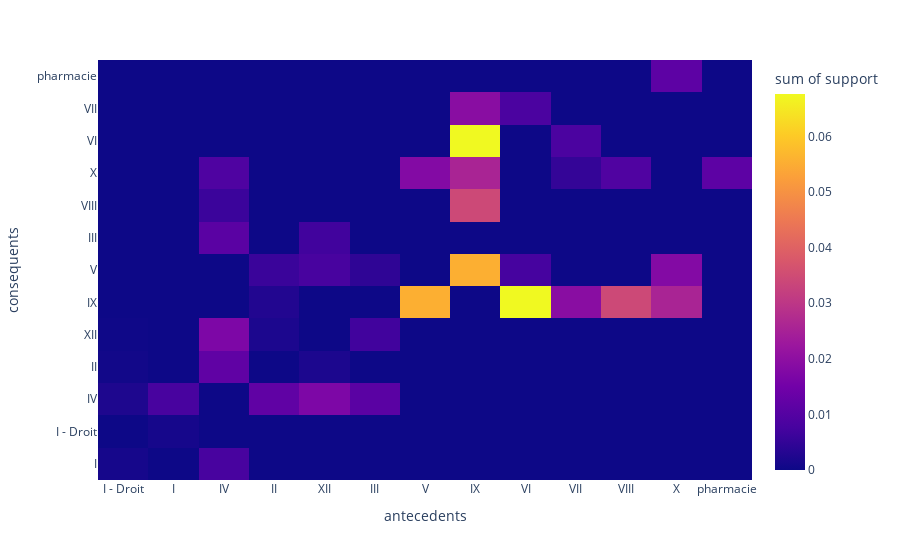

The code cell stored with this chart in its notebook:
### Code cell
# Make a heatmap of the results
px.density_heatmap(frequent_association_rules, x="antecedents", y="consequents", z="support")

### Figure 1 — Plotly figure (JSON) as saved in the notebook; plotly's stock layout.template omitted (floating-point values rounded to 4 significant figures)
{"data": [{"coloraxis": "coloraxis", "histfunc": "sum", "hovertemplate": "antecedents=%{x}<br>consequents=%{y}<br>sum of support=%{z}<extra></extra>", "name": "", "type": "histogram2d", "x": ["I - Droit", "I", "IV", "I", "I - Droit", "I - Droit", "I - Droit", "IV", "II", "II", "II", "II", "XII", "III", "IV", "III", "III", "XII", "IV", "IV", "IV", "XII", "V", "IX", "VI", "IX", "IX", "VII", "IX", "VIII", "IX", "X", "VI", "V", "X", "XII", "VI", "VII", "VII", "VIII", "pharmacie", "X"], "xaxis": "x", "xbingroup": "x", "y": ["I", "I - Droit", "I", "IV", "II", "IV", "XII", "II", "IV", "IX", "V", "XII", "II", "IV", "III", "V", "XII", "III", "VIII", "X", "XII", "IV", "IX", "V", "IX", "VI", "VII", "IX", "VIII", "IX", "X", "IX", "V", "X", "V", "V", "VII", "VI", "X", "X", "X", "pharmacie"], "yaxis": "y", "ybingroup": "y", "z": [0.001139, 0.001139, 0.007853, 0.007853, 0.0006594, 0.002218, 0.0002398, 0.01193, 0.01193, 0.002758, 0.005995, 0.002038, 0.002038, 0.01097, 0.01097, 0.004496, 0.006894, 0.006894, 0.006115, 0.009112, 0.01691, 0.01691, 0.05545, 0.05545, 0.06762, 0.06762, 0.01918, 0.01918, 0.03435, 0.03435, 0.02554, 0.02554, 0.007554, 0.0181, 0.0181, 0.007793, 0.008333, 0.008333, 0.005156, 0.009172, 0.01139, 0.01139]}], "layout": {"coloraxis": {"colorbar": {"title": {"text": "sum of support"}}, "colorscale": [[0, "#0d0887"], [0.1111, "#46039f"], [0.2222, "#7201a8"], [0.3333, "#9c179e"], [0.4444, "#bd3786"], [0.5556, "#d8576b"], [0.6667, "#ed7953"], [0.7778, "#fb9f3a"], [0.8889, "#fdca26"], [1, "#f0f921"]]}, "legend": {"tracegroupgap": 0}, "margin": {"t": 60}, "xaxis": {"anchor": "y", "domain": [0, 1], "title": {"text": "antecedents"}}, "yaxis": {"anchor": "x", "domain": [0, 1], "title": {"text": "consequents"}}}}
